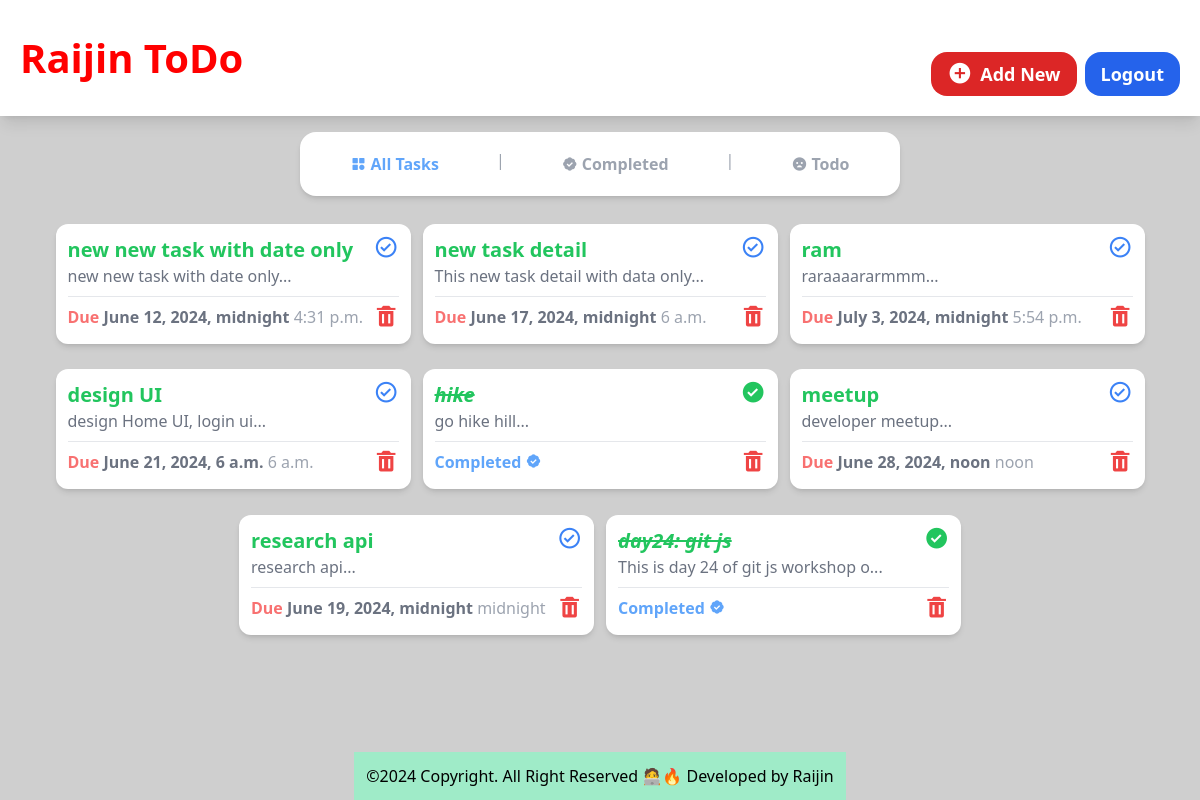
Page /todo/index on the committed database.
### tasksTodo/models.py (models this page shows, shortened)
class Task(models.Model):
    title= models.CharField(max_length=200)
    description= models.TextField(null=True, blank=True)
    due_date= models.DateField()
    due_time= models.TimeField()
    is_completed= models.BooleanField(default=False)

### tasksTodo/views.py (the view)
# urls.py: path('index', views.index, name='index'),
def index(request):
    tasks= Task.objects.all().order_by('-id') # Get all tasks from the database
    return render(request, 'index.html',{
        'tasks': tasks # Pass the tasks to the template
    })

### tasksTodo/templates/index.html
{% include 'top_header.html'%}
  <body
    class="bg-[#cfcfcf] flex flex-col items-center justify-center gap-4 h-screen"
  >
  {% include 'add_new_header.html'%}
  {% include 'nav.html'%}
{% block content %}
  <section
  class="flex flex-1 flex-wrap justify-center gap-3 bg-[#fff0] w-full md:w-12/12 h-full mb-3 rounded-2xl p-3 overflow-y-auto scrollbar-hide"
  >
   {%for iTask in tasks%}
   {%if iTask.is_completed %}
   <div
        class="w-[355px] flex flex-col shadow-md bg-white h-[120px] rounded-xl p-3"
      >
        <div class="flex flex-row justify-between">
          <div>
            <a href="{% url 'task_detail' task_id=iTask.id  %}">
              <h1
                class="text-green-500 font-semibold text-xl italic line-through"
              >
              {{iTask.title}}
              </h1>
            </a>
            <p class="text-gray-500 text-md">
              {{iTask.description | slice:":35"}}...
            </p>
          </div>
          <a href="{% url 'toggle_complete' task_id=iTask.id%}">
            <i class="bx bxs-check-circle bx-sm text-green-500"></i>
          </a>
        </div>
        <hr class="border-t border-gray-200 my-2" />
        <div class="flex flex-row justify-between">
          <h2 class="text-blue-400 font-bold">
            Completed <i class="bx bxs-badge-check"></i>
          </h2>
          <a href="{% url 'delete_task' task_id=iTask.id %}">
            <i class="bx bxs-trash bx-sm text-red-500"></i>
          </a>
        </div>
      </div>
   {% else %}
  <div
    class="w-[355px] flex flex-col shadow-md bg-white h-[120px] rounded-xl p-3"
  >
    <div class="flex flex-row justify-between">
      <div>
        <a href="{% url 'task_detail' task_id=iTask.id  %}">
          <h1 class="text-green-500 font-semibold text-xl">
            {{iTask.title}}
          </h1>
        </a>
        <p class="text-gray-500 text-md">
          {{iTask.description | slice:":35"}}...
        </p>
      </div>
      <a href="{% url 'toggle_complete' task_id=iTask.id %}">
        <i class="bx bx-check-circle bx-sm text-blue-500"></i>
      </a>
    </div>
    <hr class="border-t border-gray-200 my-2" />
    <div class="flex flex-row justify-between">
      <h2 class="text-gray-500 font-bold">
        <span class="font-bold text-red-400">Due</span> {{iTask.due_date}} <span class="font-medium text-gray-400">{{iTask.due_time}}</span>
      </h2>
      <a href="{% url 'delete_task'  task_id=iTask.id%}">
        <i class="bx bxs-trash bx-sm text-red-500"></i>
      </a>
    </div>
  </div>
  {%endif%}
  {%endfor%}
  </section>
{% endblock %}
{% include 'footer.html'%}

### tasksTodo/static/style.css (style rules this page uses)
html { line-height: 1.5; -webkit-text-size-adjust: 100%; -moz-tab-size: 4; -o-tab-size: 4; tab-size: 4; font-family: ui-sans-serif, system-ui, -apple-system, BlinkMacSystemFont, "Segoe UI", Roboto, "Helvetica Neue", Arial, "Noto Sans", sans-serif, "Apple Color Emoji", "Segoe UI Emoji", "Segoe UI Symbol", "Noto Color Emoji"; font-feature-settings: normal; font-variation-settings: normal; }
body { margin: 0; line-height: inherit; }
hr { height: 0; color: inherit; border-top-width: 1px; }
h1, h2, h3, h4, h5, h6 { font-size: inherit; font-weight: inherit; }
a { color: inherit; text-decoration: inherit; }
blockquote, dl, dd, h1, h2, h3, h4, h5, h6, hr, figure, p, pre { margin: 0; }
.my-2 { margin-top: 0.5rem; margin-bottom: 0.5rem; }
.mb-3 { margin-bottom: 0.75rem; }
.flex { display: flex; }
.h-\[120px\] { height: 120px; }
.h-full { height: 100%; }
.h-screen { height: 100vh; }
.w-\[355px\] { width: 355px; }
.w-full { width: 100%; }
.flex-1 { flex: 1 1 0%; }
.flex-row { flex-direction: row; }
.flex-col { flex-direction: column; }
.flex-wrap { flex-wrap: wrap; }
.items-center { align-items: center; }
.justify-center { justify-content: center; }
.justify-between { justify-content: space-between; }
.gap-3 { gap: 0.75rem; }
.gap-4 { gap: 1rem; }
.overflow-y-auto { overflow-y: auto; }
.rounded-2xl { border-radius: 1rem; }
.rounded-xl { border-radius: 0.75rem; }
.border-t { border-top-width: 1px; }
.border-gray-200 { --tw-border-opacity: 1; border-color: rgb(229 231 235 / var(--tw-border-opacity)); }
.bg-\[\#cfcfcf\] { --tw-bg-opacity: 1; background-color: rgb(207 207 207 / var(--tw-bg-opacity)); }
.bg-\[\#fff0\] { background-color: #fff0; }
.bg-white { --tw-bg-opacity: 1; background-color: rgb(255 255 255 / var(--tw-bg-opacity)); }
.p-3 { padding: 0.75rem; }
.text-xl { font-size: 1.25rem; line-height: 1.75rem; }
.font-bold { font-weight: 700; }
.font-medium { font-weight: 500; }
.font-semibold { font-weight: 600; }
.italic { font-style: italic; }
.text-blue-400 { --tw-text-opacity: 1; color: rgb(96 165 250 / var(--tw-text-opacity)); }
.text-blue-500 { --tw-text-opacity: 1; color: rgb(59 130 246 / var(--tw-text-opacity)); }
.text-gray-400 { --tw-text-opacity: 1; color: rgb(156 163 175 / var(--tw-text-opacity)); }
.text-gray-500 { --tw-text-opacity: 1; color: rgb(107 114 128 / var(--tw-text-opacity)); }
.text-green-500 { --tw-text-opacity: 1; color: rgb(34 197 94 / var(--tw-text-opacity)); }
.text-red-400 { --tw-text-opacity: 1; color: rgb(248 113 113 / var(--tw-text-opacity)); }
.text-red-500 { --tw-text-opacity: 1; color: rgb(239 68 68 / var(--tw-text-opacity)); }
.line-through { text-decoration-line: line-through; }
.shadow-md { --tw-shadow: 0 4px 6px -1px rgb(0 0 0 / 0.1), 0 2px 4px -2px rgb(0 0 0 / 0.1); --tw-shadow-colored: 0 4px 6px -1px var(--tw-shadow-color), 0 2px 4px -2px var(--tw-shadow-color); box-shadow: var(--tw-ring-offset-shadow, 0 0 #0000), var(--tw-ring-shadow, 0 0 #0000), var(--tw-shadow); }

### rows in the picture
Task: title "new new task with date only", description "new new task with date only", due_date "June 12, 2024, midnight", due_time "4:31 p.m."
Task: title "new task detail", description "This new task detail with data only", due_date "June 17, 2024, midnight", due_time "6 a.m."
Task: title "ram", description "raraaaararmmm", due_date "July 3, 2024, midnight", due_time "5:54 p.m."
Task: title "design UI", description "design Home UI, login ui", due_date "June 21, 2024, 6 a.m.", due_time "6 a.m."
Task: title "hike", description "go hike hill"
Task: title "meetup", description "developer meetup", due_date "June 28, 2024, noon", due_time "noon"
Task: title "research api", description "research api", due_date "June 19, 2024, midnight", due_time "midnight"
Task: title "day24: git js", description "This is day 24 of git js workshop o"
